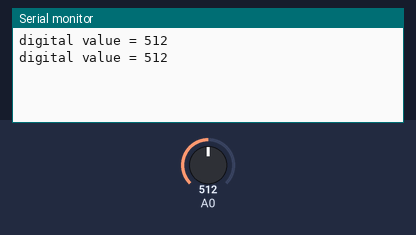
Simulated run of this sketch. Board: Arduino Uno, built with avr-gcc and run on an emulated ATmega328P. On the bench: the last lines printed to the serial monitor. The inputs (shaded band) are chosen by the test bench; at power-on: A0 = 512.

Above: at 1.8 s.
1.9 s: A0 set to 716
At 2.8 s:
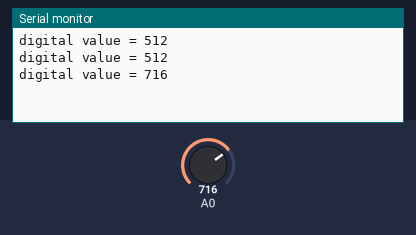
3.4 s: A0 set to 900
At 4.8 s:
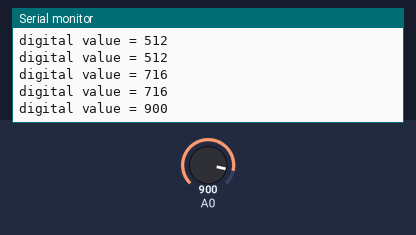
Timing chart, 0 to 6.4 s (numbered marks = the images above; inputs shaded):
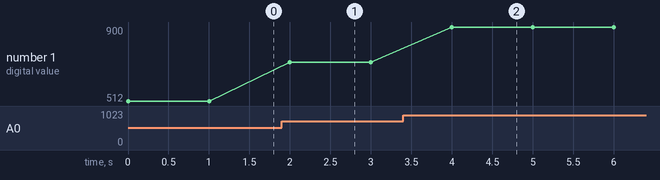

Measured:
- after the input at 1.9 s, the serial monitor: prints a new line after 0.10 s (image 1)
- after the input at 3.4 s, the serial monitor: prints a new line after 0.60 s (image 2)
- plotted number 1: 512 → 716 after the input at 1.9 s, 716 → 900 after the input at 3.4 s

The sketch:

adc_arduino.ino
```cpp
int digitalValue = 0;// variable to store the value coming from the sensor

void setup() {
  Serial.begin(19200);
}

void loop() {
  digitalValue = analogRead(A0);// read the value from the analog channel
  Serial.print("digital value = ");
  Serial.println(digitalValue);        //print digital value on serial monitor
  delay(1000);
}
```
